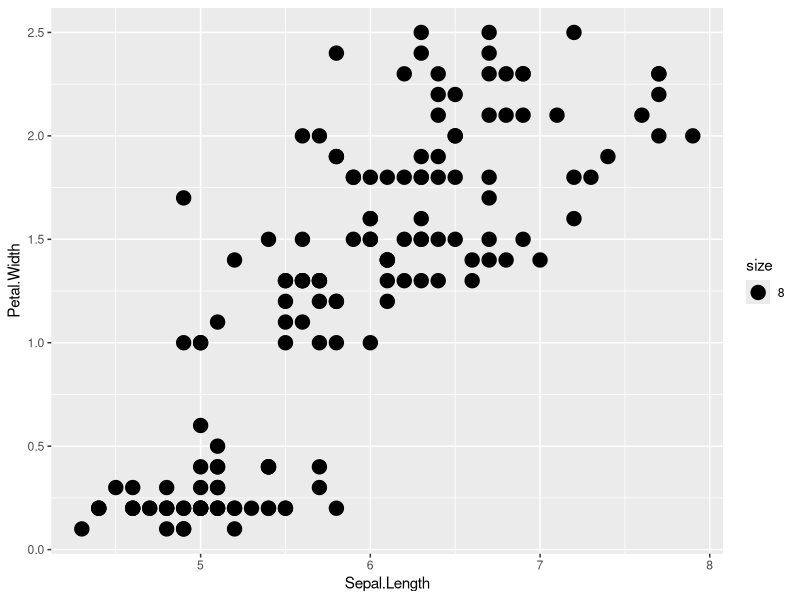
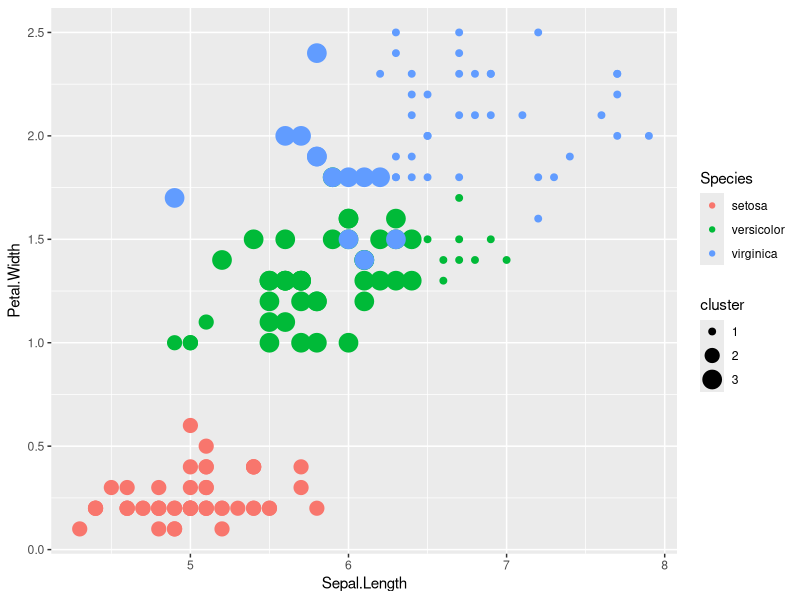
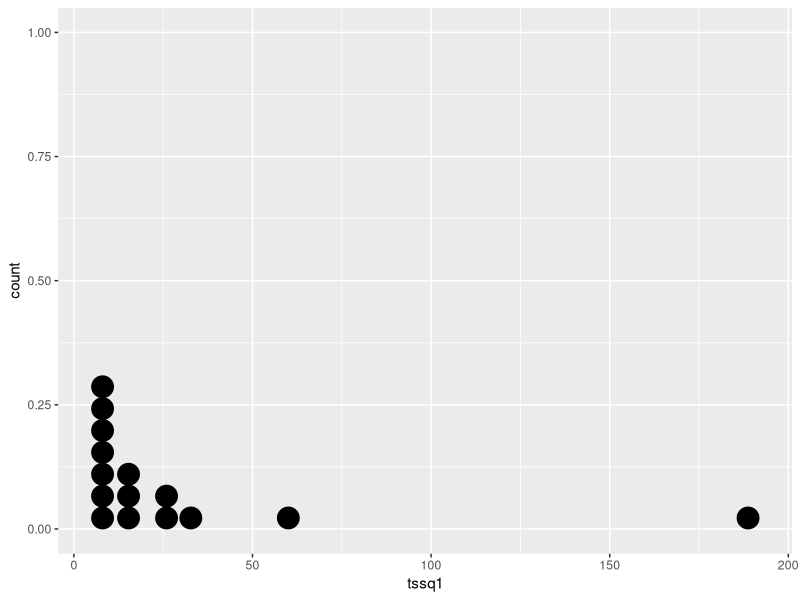
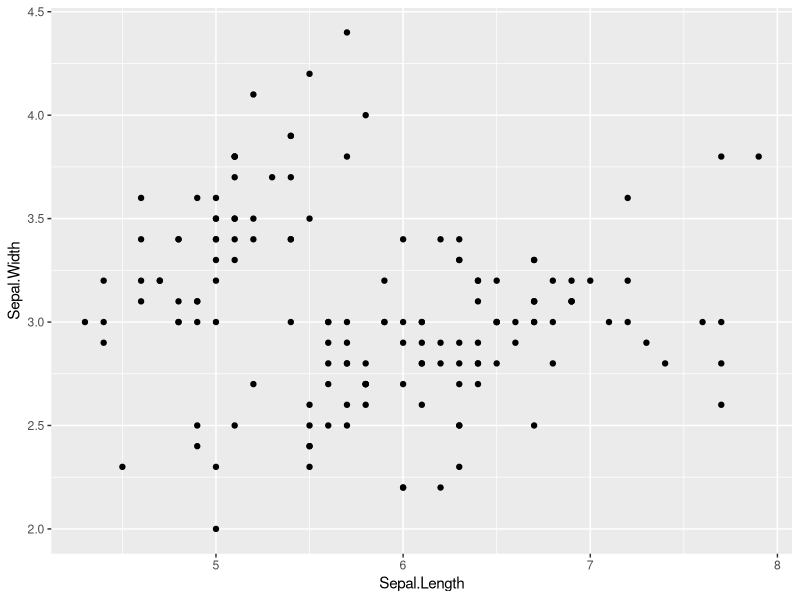
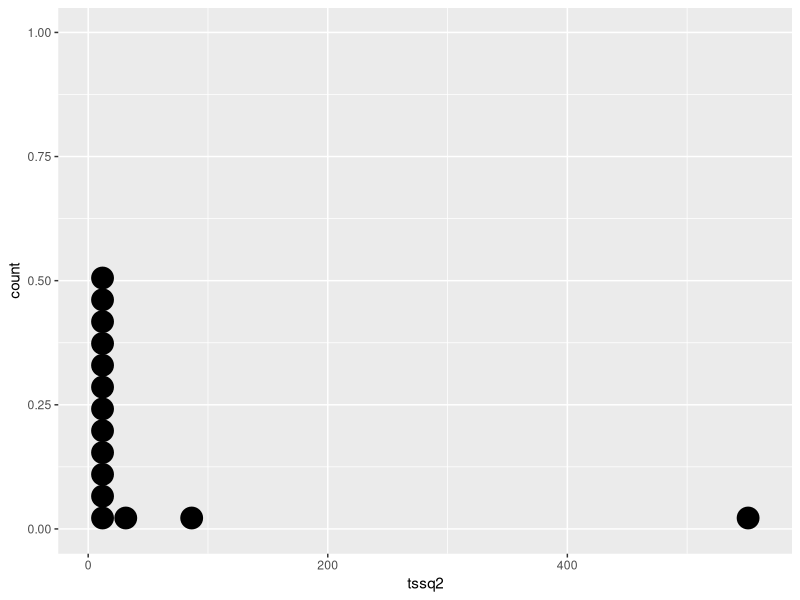
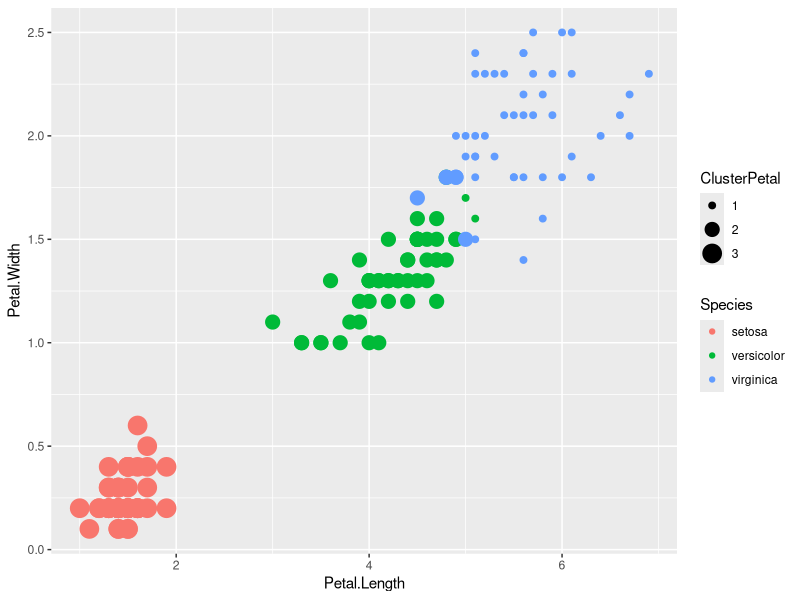
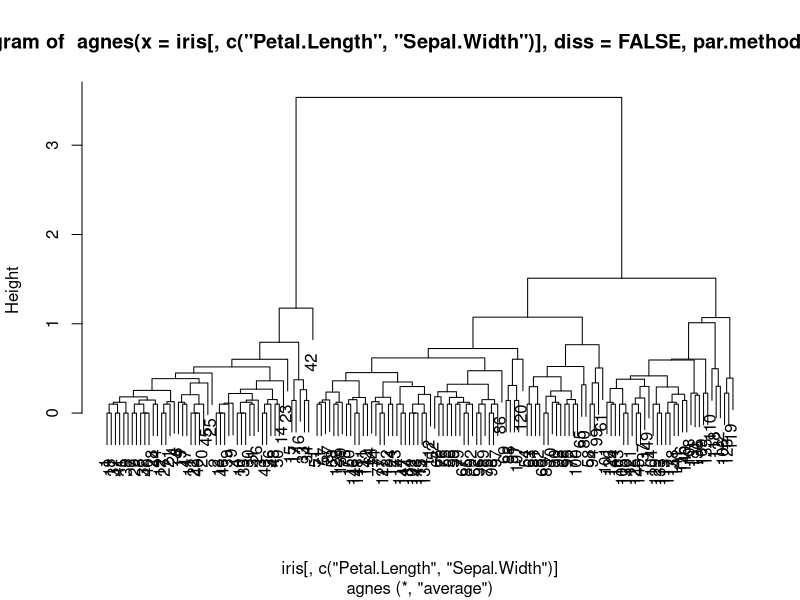
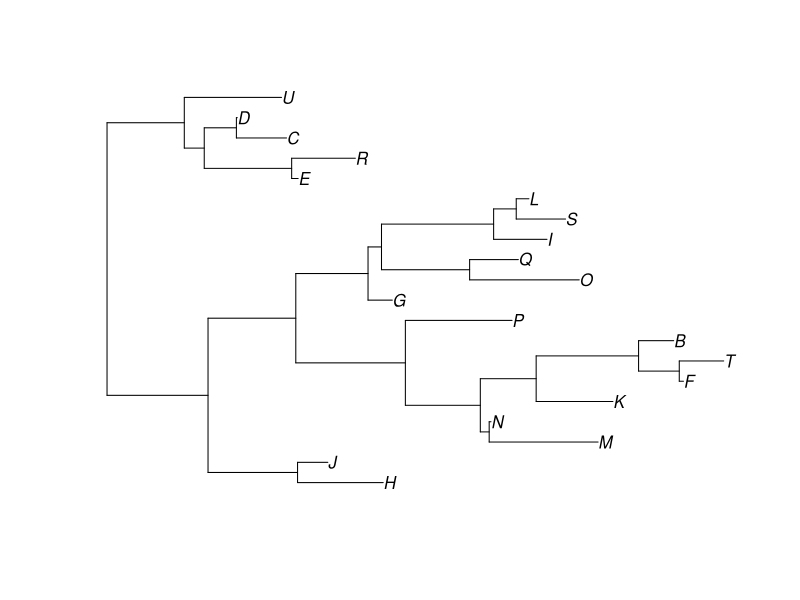

These figures' R source, in order: (Note: this script raises an error after producing the figures.)
#setwd(as.character("C:/Users/miffka/Documents/!DataMining/Stats2"))
setwd("/media/glycosylase/EC6A2F256A2EEBD0/Documents and Settings/miffka/Documents/!DataMining/Stats2")
getwd()

library(dplyr)
library(ggplot2)
library(vcd)
library(psych)
library(cluster)
library(ape)

# начнем с визуализации данных

ggplot(iris, aes(x=Sepal.Length, y=Petal.Width, size = 8))+
  geom_point()
#видим два возможных кластера данных - нижний, средний и верхний

#    Метод к-средних
# 1) решаем, сколько кластеров нам нужно (например, 3)
# 2) случайно выбираем начальные позиции центроидов кластера
# 3) выводим центроиды на наилучшие позиции
??"k-means"

clust <- kmeans(iris[,c("Sepal.Length", "Petal.Width")], 3)
iris$cluster <- factor(clust$cluster)
ggplot(iris, aes(x=Sepal.Length, y=Petal.Width, size = cluster, col = Species))+
  geom_point()
?kmeans

# Если добавление центроида сильно уменьшает внутригрупповую сумму квадратов,
# а дальнейшее добавление ее не меняет,
# эта точка и является оптимальным числом центроидов.

tssq1 <- array()
i <- 1
for (i in seq(1,15)){
  tssq1[i] <- kmeans(iris[,c("Sepal.Length", "Petal.Width")], i)$tot.withinss
}
tssq1 <- as.data.frame(tssq1)
#можем посмотреть и на дотплот - обвал явно видно
ggplot(tssq1, aes(x=tssq1))+
  geom_dotplot()

ggplot(iris, aes(x=Sepal.Length, y=Sepal.Width))+
  geom_point()

tssq2 <- array()
i <- 1
for (i in seq(1,15)){
  tssq2[i] <- kmeans(iris[,c("Petal.Length", "Petal.Width")], i)$tot.withinss
}
tssq2 <- as.data.frame(tssq2)
ggplot(tssq2, aes(x=tssq2))+
  geom_dotplot()

clust2 <- kmeans(iris[,c("Petal.Length", "Petal.Width")], 3)
iris$ClusterPetal <- factor(clust2$cluster)

ggplot(iris, aes(x=Petal.Length, y=Petal.Width, size=ClusterPetal, col=Species))+
  geom_point()


#    Иерархическая кластеризация

??"hierarchy"
?agnes
?pltree
hirclust <- agnes(iris[,c("Petal.Length", "Sepal.Width")], diss = FALSE, par.method = "flexible")
typeof(hirclust) #а это просто список)
pltree(hirclust)

#  Пример1

set.seed(222)
tr <- rtree(20, tip.label = c("B", "C", "D", "E", "F", "G", "H", "I", "J", "K", "L", "M", "N", "O", "P", "Q", "R", "S", "T", "U"))
#левое дерево
plot.phylo(tr)
plot.phylo(tr, use.edge.length=FALSE)


#    Анализ главных компонент

?princomp
str(mtcars)
pc1 <- princomp(mtcars[,c("mpg", "wt")])
summary(pc1)

?biplot
biplot(mtcars[,c("mpg", "wt")], pc1)

#  Пример2
head(swiss)
data(swiss)
fit <- prcomp(swiss, center = T)
plot(fit, type = "l")
summary(fit)
biplot(fit)


fit <- factanal(swiss, factors = 2, rotation = "varimax")
print(fit)
